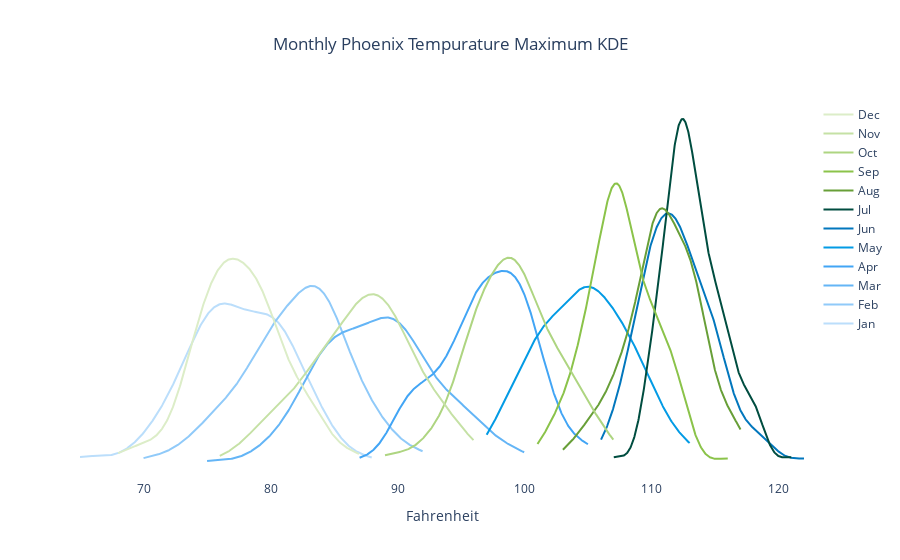

Source (notebook cell):
### Markdown cell above
#### Solution 6

### Code cell
colors = ['#BBDEFB','#90CAF9', '#64B5F6', '#42A5F5','#039BE5','#0277BD','#004D40', '#689F38', '#8BC34A','#AED581', '#C5E1A5', '#DCEDC8']
fig = ff.create_distplot([df6[f'{c}'] for c in df6.columns], df6.columns, 
                         bin_size=.25, show_hist = False, colors = colors, show_rug=False)
fig.update_layout({
    'plot_bgcolor': 'rgba(0,0,0,0)',
    'paper_bgcolor':'rgba(0,0,0,0)'})
fig.update_layout(
    title="Monthly Phoenix Tempurature Maximum KDE",
    title_x=0.5,
    xaxis_title="Fahrenheit")
fig.update_yaxes(showticklabels=False)
fig.show()

### Figure 1 — Plotly figure (JSON) as saved in the notebook; plotly's stock layout.template omitted (floating-point values rounded to 4 significant figures; data arrays with more than 128 entries replaced by an {"elided": "..."} marker saying what was removed)
{"data": [{"legendgroup": "Jan", "marker": {"color": "#BBDEFB"}, "mode": "lines", "name": "Jan", "showlegend": true, "type": "scatter", "x": {"elided": "500 float values"}, "xaxis": "x", "y": {"elided": "500 float values"}, "yaxis": "y"}, {"legendgroup": "Feb", "marker": {"color": "#90CAF9"}, "mode": "lines", "name": "Feb", "showlegend": true, "type": "scatter", "x": {"elided": "500 float values"}, "xaxis": "x", "y": {"elided": "500 float values"}, "yaxis": "y"}, {"legendgroup": "Mar", "marker": {"color": "#64B5F6"}, "mode": "lines", "name": "Mar", "showlegend": true, "type": "scatter", "x": {"elided": "500 float values"}, "xaxis": "x", "y": {"elided": "500 float values"}, "yaxis": "y"}, {"legendgroup": "Apr", "marker": {"color": "#42A5F5"}, "mode": "lines", "name": "Apr", "showlegend": true, "type": "scatter", "x": {"elided": "500 float values"}, "xaxis": "x", "y": {"elided": "500 float values"}, "yaxis": "y"}, {"legendgroup": "May", "marker": {"color": "#039BE5"}, "mode": "lines", "name": "May", "showlegend": true, "type": "scatter", "x": {"elided": "500 float values"}, "xaxis": "x", "y": {"elided": "500 float values"}, "yaxis": "y"}, {"legendgroup": "Jun", "marker": {"color": "#0277BD"}, "mode": "lines", "name": "Jun", "showlegend": true, "type": "scatter", "x": {"elided": "500 float values"}, "xaxis": "x", "y": {"elided": "500 float values"}, "yaxis": "y"}, {"legendgroup": "Jul", "marker": {"color": "#004D40"}, "mode": "lines", "name": "Jul", "showlegend": true, "type": "scatter", "x": {"elided": "500 float values"}, "xaxis": "x", "y": {"elided": "500 float values"}, "yaxis": "y"}, {"legendgroup": "Aug", "marker": {"color": "#689F38"}, "mode": "lines", "name": "Aug", "showlegend": true, "type": "scatter", "x": {"elided": "500 float values"}, "xaxis": "x", "y": {"elided": "500 float values"}, "yaxis": "y"}, {"legendgroup": "Sep", "marker": {"color": "#8BC34A"}, "mode": "lines", "name": "Sep", "showlegend": true, "type": "scatter", "x": {"elided": "500 float values"}, "xaxis": "x", "y": {"elided": "500 float values"}, "yaxis": "y"}, {"legendgroup": "Oct", "marker": {"color": "#AED581"}, "mode": "lines", "name": "Oct", "showlegend": true, "type": "scatter", "x": {"elided": "500 float values"}, "xaxis": "x", "y": {"elided": "500 float values"}, "yaxis": "y"}, {"legendgroup": "Nov", "marker": {"color": "#C5E1A5"}, "mode": "lines", "name": "Nov", "showlegend": true, "type": "scatter", "x": {"elided": "500 float values"}, "xaxis": "x", "y": {"elided": "500 float values"}, "yaxis": "y"}, {"legendgroup": "Dec", "marker": {"color": "#DCEDC8"}, "mode": "lines", "name": "Dec", "showlegend": true, "type": "scatter", "x": {"elided": "500 float values"}, "xaxis": "x", "y": {"elided": "500 float values"}, "yaxis": "y"}], "layout": {"barmode": "overlay", "hovermode": "closest", "legend": {"traceorder": "reversed"}, "paper_bgcolor": "rgba(0,0,0,0)", "plot_bgcolor": "rgba(0,0,0,0)", "title": {"text": "Monthly Phoenix Tempurature Maximum KDE", "x": 0.5}, "xaxis": {"anchor": "y2", "domain": [0, 1], "title": {"text": "Fahrenheit"}, "zeroline": false}, "yaxis": {"anchor": "free", "domain": [0, 1], "position": 0, "showticklabels": false}}}
